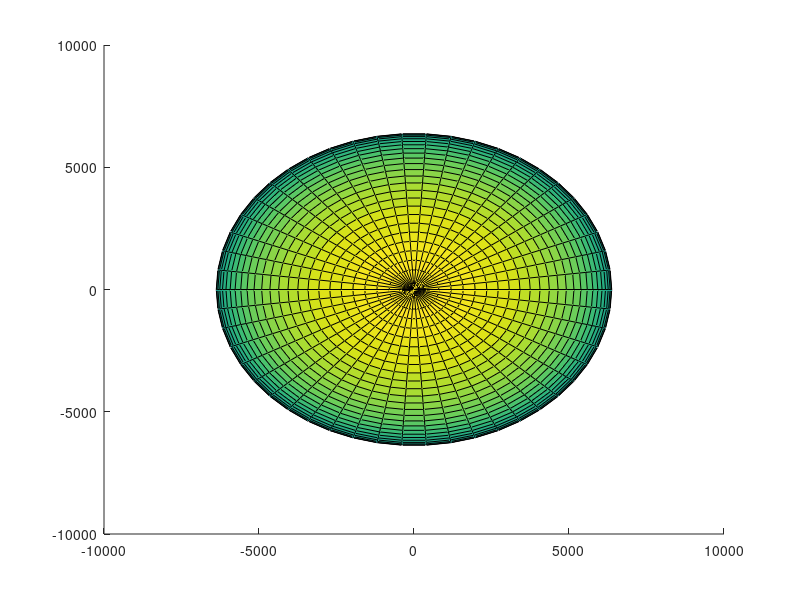

Source code (MATLAB): (Note: this script raises an error after producing the figure.)
function s = earthPlot

% Generates a plot of the Earth and returns it's graphic handler
%
% Usage:
% s = earthPlot
%
% Output arguments:
% ---------------------------------------------------------------------
% s             [1x1]   Earth - obj                [surface/-]
%
% CONTRIBUTORS:
% [redacted]
% [redacted]
% [redacted]
% [redacted]
%
% VERSION:
%   2024-01-10 latest

% Earth settings
[x1,y1,z1] = sphere(50);
mult=6378;                     % Earth radius
s = surface(x1*mult,y1*mult,z1*mult);

load topo 
s.FaceColor = 'texturemap';
s.CData = topo;
s.EdgeColor = 'none';          % remove edges
s.FaceLighting = 'gouraud';    % lighting for specific surfaces
s.SpecularStrength = 0.4;      % reflected light
axis equal

% image_file = 'https://svs.gsfc.nasa.gov/vis/a000000/a003600/a003615/flat_earth03.jpg';
image_file = "flat_earth.jpg";
cdata = imread(image_file);
cdata=cdata([end:-1:1],:,:);
set(s, 'FaceColor', 'texturemap', 'CData', cdata, 'EdgeColor', 'none');

hold on
axis equal, grid on

end

% Earth’s flat image used for 3d representations and animations was downloaded from Nasa website
% (https://svs.gsfc.nasa.gov/3615) as there's no restrictions under 
% "Still Images, Audio Recordings, Video, and Related Computer Files for Non-Commercial Use" 
% (https://www.nasa.gov/multimedia/guidelines/index.html) for our use. 
% We do not own this image: NASA/Goddard Space Flight Center Scientific Visualization Studio 
% [redacted]
% and NASA's Earth Observatory.

